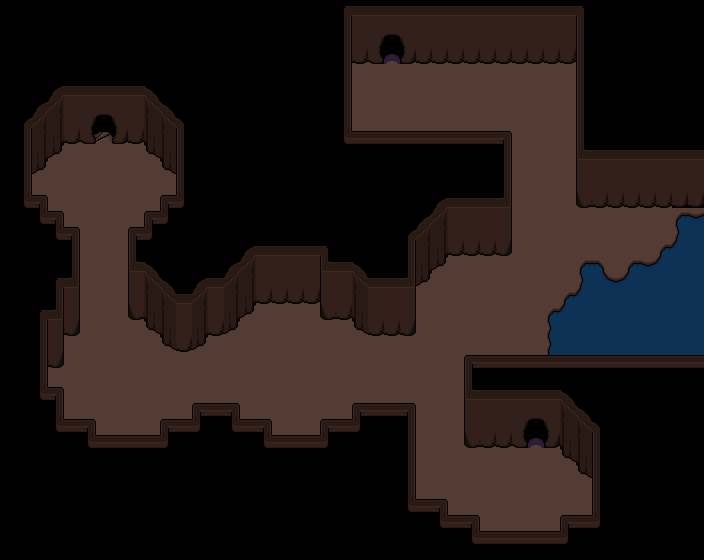

This is a level from a 2D game, rendered from its Tiled map with the project's own tilesets. A one-line summary and the map file follow, with tile-layer data summarised:
An orthogonal 44x35 tile map with 16x16 px tiles, 3 tile layers (Base, Ground, Upper), 2 tilesets and 10 objects (3x Entrance, 3x Mob, Resource, Color Blocker, Color Blocker - Blue, ...).

<map version="1.10" tiledversion="1.10.2" orientation="orthogonal" renderorder="right-down" width="44" height="35" tilewidth="16" tileheight="16" infinite="0" nextlayerid="23" nextobjectid="94">
 <properties>
  <property name="RelicID" value="14" />
  <property name="FillerID" value="60-70/52-30" />
  <property name="FillerPercent" type="float" value="0.2" />
  <property name="Lighting" type="float" value="0.5" />
  <property name="MapType" value="Cave" />
  <property name="Mobs" value="1-3" />
  <property name="Randomize" type="bool" value="true" />
  <property name="ResourceItemID" value="23-C/149-U/63-R" />
  <property name="ResourceTotal" value="2-C/4-U/6-R" />
 </properties>
 <tileset firstgid="1" source="../Tilesets/tilesetManorGrounds.tsx" />
 <tileset firstgid="626" source="../Tilesets/tsWalls_Floors.tsx" />
 <layer id="19" name="Base" width="44" height="35">
  <data>[1540 cells, 1540 non-empty, 18 distinct tile ids]</data>
 </layer>
 <layer id="20" name="Ground" width="44" height="35">
  <data>[1540 cells, 352 non-empty, 37 distinct tile ids]</data>
 </layer>
 <layer id="21" name="Upper" width="44" height="35">
  <data>[1540 cells, 65 non-empty, 3 distinct tile ids]</data>
 </layer>
 <objectgroup id="4" name="Travel">
  <object id="66" name="Entrance" x="528" y="432" width="16" height="4">
   <properties>
    <property name="EntranceDir" value="Down" />
    <property name="Map" value="mapWoods_Small" />
    <property name="MapConnector" value="B" />
   </properties>
  </object>
  <object id="70" name="Entrance" x="384" y="48" width="16" height="4">
   <properties>
    <property name="EntranceDir" value="Down" />
    <property name="Map" value="mapWoods_Small" />
    <property name="MapConnector" value="A" />
   </properties>
  </object>
  <object id="88" name="Entrance" x="96" y="128" width="16" height="4">
   <properties>
    <property name="EntranceDir" value="Down" />
    <property name="Map" value="mapMushMush_2" />
   </properties>
  </object>
 </objectgroup>
 <objectgroup id="5" name="MapObject">
  <object id="71" name="Mob" x="432" y="272" width="96" height="80">
   <properties>
    <property name="MobID" value="32-C" />
   </properties>
  </object>
  <object id="72" name="Mob" x="448" y="64" width="128" height="64">
   <properties>
    <property name="MobID" value="32-C/58-U" />
   </properties>
  </object>
  <object id="73" name="Mob" x="448" y="464" width="112" height="48">
   <properties>
    <property name="MobID" value="32-C/58-U" />
   </properties>
  </object>
  <object id="76" name="Resource" x="544" y="208" width="160" height="160">
   <properties>
    <property name="FishingHole" type="bool" value="true" />
    <property name="ItemID" value="210-C/211-U" />
   </properties>
  </object>
  <object id="83" name="Color Blocker" x="80" y="240" width="48" height="15">
   <properties>
    <property name="ObjectID" type="int" value="66" />
   </properties>
  </object>
  <object id="84" name="Color Blocker - Blue" x="416" y="416" width="48" height="16">
   <properties>
    <property name="ObjectID" type="int" value="66" />
   </properties>
  </object>
  <object id="86" name="Color Switch" x="480" y="448" width="16" height="16">
   <properties>
    <property name="ObjectID" type="int" value="68" />
    <property name="Reset" type="bool" value="true" />
   </properties>
  </object>
 </objectgroup>
 <objectgroup id="6" name="Character" />
</map>
